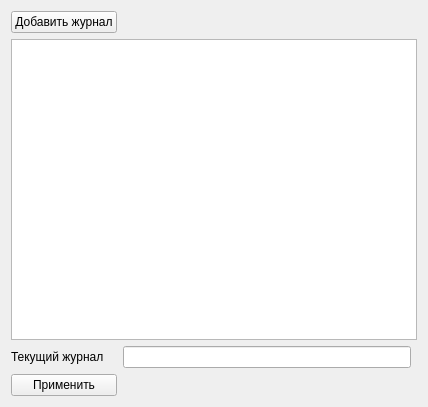
<?xml version="1.0" encoding="UTF-8"?>
<ui version="4.0">
 <class>SettingsForm</class>
 <widget class="QWidget" name="SettingsForm">
  <property name="geometry">
   <rect>
    <x>0</x>
    <y>0</y>
    <width>428</width>
    <height>407</height>
   </rect>
  </property>
  <property name="windowTitle">
   <string>Form</string>
  </property>
  <layout class="QGridLayout" name="gridLayout">
   <item row="2" column="0" colspan="3">
    <widget class="QListWidget" name="loggerListWidget"/>
   </item>
   <item row="4" column="0">
    <widget class="QPushButton" name="acceptButton">
     <property name="text">
      <string>Применить</string>
     </property>
    </widget>
   </item>
   <item row="3" column="0">
    <widget class="QLabel" name="label">
     <property name="text">
      <string>Текущий журнал</string>
     </property>
    </widget>
   </item>
   <item row="3" column="1">
    <widget class="QLineEdit" name="currentLoggerNameEdit"/>
   </item>
   <item row="0" column="0">
    <widget class="QPushButton" name="addNewLoggerButton">
     <property name="text">
      <string>Добавить журнал</string>
     </property>
    </widget>
   </item>
  </layout>
 </widget>
 <resources/>
 <connections/>
</ui>
